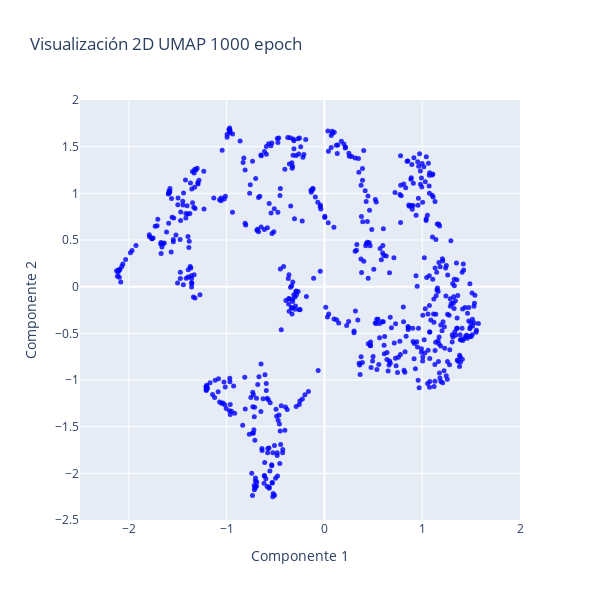

Notebook code for this chart:
### Code cell
# Crear la figura
fig = go.Figure()

# Añadir el gráfico 2D (ignorando la tercera dimensión)
fig.add_trace(
    go.Scatter(
        x=all_weights_first_layer_mod["umap_2d_0"],
        y=all_weights_first_layer_mod["umap_2d_1"],
        mode='markers',
        marker=dict(size=5, opacity=0.8, color="blue"),
        showlegend=False  # Desactivar la leyenda
    )
)

rango_ejes = [-2.5, 2]

# Modificar los ejes del gráfico 2D
fig.update_xaxes(title_text="Componente 1", range=rango_ejes)
fig.update_yaxes(title_text="Componente 2", range=rango_ejes)

# Actualizar layout para ajustar el tamaño del gráfico
fig.update_layout(height=600, width=600, title_text=f"Visualización 2D UMAP {num_epochs} epoch")

# Mostrar el gráfico
fig.show()

### Figure 1 — Plotly figure (JSON) as saved in the notebook; plotly's stock layout.template omitted (floating-point values rounded to 4 significant figures; data arrays with more than 128 entries replaced by an {"elided": "..."} marker saying what was removed)
{"data": [{"marker": {"color": "blue", "opacity": 0.8, "size": 5}, "mode": "markers", "showlegend": false, "type": "scatter", "x": {"elided": "640 float values"}, "y": {"elided": "640 float values"}}], "layout": {"height": 600, "title": {"text": "Visualización 2D UMAP 1000 epoch"}, "width": 600, "xaxis": {"range": [-2.5, 2], "title": {"text": "Componente 1"}}, "yaxis": {"range": [-2.5, 2], "title": {"text": "Componente 2"}}}}
